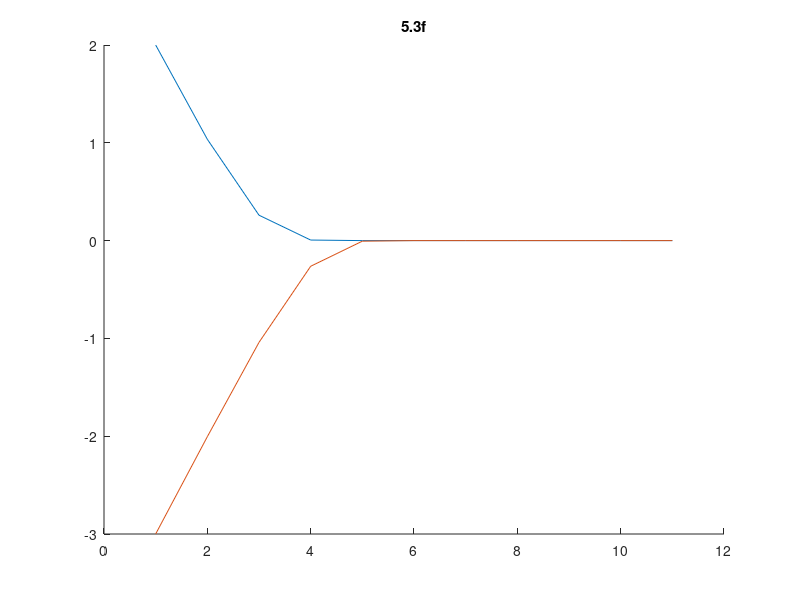

MATLAB code for this plot:
% Prob % Prob 5.3f
clear; clc; close all

num_iter = 10;
x1 = zeros(1,num_iter);
x2 = zeros(1,num_iter);
x1(1) = 2;
x2(1) = -3;
for i = 1:num_iter
    x1(i+1) = x1(i) - (exp(x1(i))-exp(-x1(i)))/(exp(x1(i))+exp(-x1(i)));
    x2(i+1) = x2(i) - (exp(x2(i))-exp(-x2(i)))/(exp(x2(i))+exp(-x2(i)));
end

hold on
plot(x1)
plot(x2)
title('5.3f')